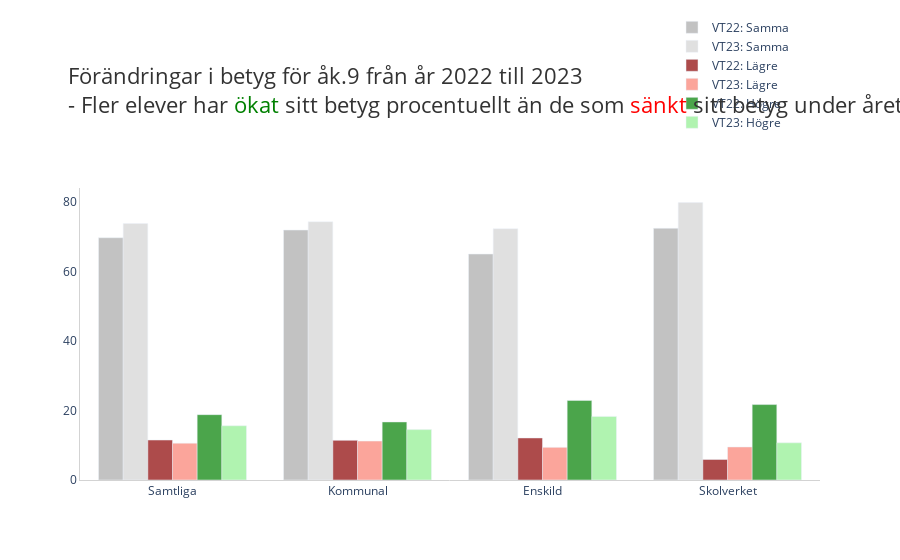

Notebook source saved alongside this figure:
### Code cell
fig = go.Figure()

# Adds bars for vt22 and vt23
fig.add_trace(go.Bar(x=tick_labels, y=grade_same_A,
                     name="VT22: Samma", marker_color="darkgray", opacity=0.7))
fig.add_trace(go.Bar(x=tick_labels, y=grade_same_B,
                     name="VT23: Samma", marker_color="lightgray", opacity=0.7))

fig.add_trace(go.Bar(x=tick_labels, y=grade_low_A,
                     name="VT22: Lägre", marker_color="darkred", opacity=0.7))
fig.add_trace(go.Bar(x=tick_labels, y=grade_low_B,
                     name="VT23: Lägre", marker_color="salmon", opacity=0.7))

fig.add_trace(go.Bar(x=tick_labels, y=grade_high_A,
                     name="VT22: Högre", marker_color="green", opacity=0.7))
fig.add_trace(go.Bar(x=tick_labels, y=grade_high_B,
                     name="VT23: Högre", marker_color="lightgreen", opacity=0.7))

# Fixes the layout
fig.update_layout(
    barmode="group", 
    hovermode="x",
    showlegend=True,
    legend=dict(x=0.8, y=1.6, xanchor="left", yanchor="top"),
    xaxis=dict(showgrid=False, gridwidth=1, gridcolor="LightGray", linecolor="Lightgray", linewidth=1),
    yaxis=dict(showgrid=False, gridwidth=1, gridcolor="LightGray", linecolor="Lightgray", linewidth=1),
    plot_bgcolor="white",
    paper_bgcolor="white",

    title={
        "text": "Förändringar i betyg för åk.9 från år 2022 till 2023<br>"
        "- Fler elever har <span style='color:green'>ökat</span> sitt betyg procentuellt än de som <span style='color:red'>sänkt</span> sitt betyg under året.<br>",
        "y": 0.85,
        "x": 0.075,
        "xanchor": "left",
        "yanchor": "top",
        "font_size": 22,
        "font_color": "#333333"},
    margin=dict(t=100))

#fig.write_html("Plotly_2_v2.html")

fig.show()

### Figure 1 — Plotly figure (JSON) as saved in the notebook; plotly's stock layout.template omitted (floating-point values rounded to 4 significant figures)
{"data": [{"marker": {"color": "darkgray"}, "name": "VT22: Samma", "opacity": 0.7, "type": "bar", "x": ["Samtliga", "Kommunal", "Enskild", "Skolverket", "Samtliga", "Kommunal", "Enskild", "Skolverket", "Samtliga", "Kommunal", "Enskild", "Skolverket", "Samtliga", "Kommunal", "Enskild", "Skolverket"], "y": [69.7, 71.9, 65, 72.4]}, {"marker": {"color": "lightgray"}, "name": "VT23: Samma", "opacity": 0.7, "type": "bar", "x": ["Samtliga", "Kommunal", "Enskild", "Skolverket", "Samtliga", "Kommunal", "Enskild", "Skolverket", "Samtliga", "Kommunal", "Enskild", "Skolverket", "Samtliga", "Kommunal", "Enskild", "Skolverket"], "y": [73.8, 74.3, 72.3, 79.8]}, {"marker": {"color": "darkred"}, "name": "VT22: Lägre", "opacity": 0.7, "type": "bar", "x": ["Samtliga", "Kommunal", "Enskild", "Skolverket", "Samtliga", "Kommunal", "Enskild", "Skolverket", "Samtliga", "Kommunal", "Enskild", "Skolverket", "Samtliga", "Kommunal", "Enskild", "Skolverket"], "y": [11.5, 11.4, 12.1, 5.9]}, {"marker": {"color": "salmon"}, "name": "VT23: Lägre", "opacity": 0.7, "type": "bar", "x": ["Samtliga", "Kommunal", "Enskild", "Skolverket", "Samtliga", "Kommunal", "Enskild", "Skolverket", "Samtliga", "Kommunal", "Enskild", "Skolverket", "Samtliga", "Kommunal", "Enskild", "Skolverket"], "y": [10.6, 11.2, 9.4, 9.5]}, {"marker": {"color": "green"}, "name": "VT22: Högre", "opacity": 0.7, "type": "bar", "x": ["Samtliga", "Kommunal", "Enskild", "Skolverket", "Samtliga", "Kommunal", "Enskild", "Skolverket", "Samtliga", "Kommunal", "Enskild", "Skolverket", "Samtliga", "Kommunal", "Enskild", "Skolverket"], "y": [18.8, 16.7, 22.9, 21.7]}, {"marker": {"color": "lightgreen"}, "name": "VT23: Högre", "opacity": 0.7, "type": "bar", "x": ["Samtliga", "Kommunal", "Enskild", "Skolverket", "Samtliga", "Kommunal", "Enskild", "Skolverket", "Samtliga", "Kommunal", "Enskild", "Skolverket", "Samtliga", "Kommunal", "Enskild", "Skolverket"], "y": [15.6, 14.5, 18.3, 10.7]}], "layout": {"barmode": "group", "hovermode": "x", "legend": {"x": 0.8, "xanchor": "left", "y": 1.6, "yanchor": "top"}, "margin": {"t": 100}, "paper_bgcolor": "white", "plot_bgcolor": "white", "showlegend": true, "title": {"font": {"color": "#333333", "size": 22}, "text": "Förändringar i betyg för åk.9 från år 2022 till 2023<br>- Fler elever har <span style='color:green'>ökat</span> sitt betyg procentuellt än de som <span style='color:red'>sänkt</span> sitt betyg under året.<br>", "x": 0.075, "xanchor": "left", "y": 0.85, "yanchor": "top"}, "xaxis": {"gridcolor": "LightGray", "gridwidth": 1, "linecolor": "Lightgray", "linewidth": 1, "showgrid": false}, "yaxis": {"gridcolor": "LightGray", "gridwidth": 1, "linecolor": "Lightgray", "linewidth": 1, "showgrid": false}}}
